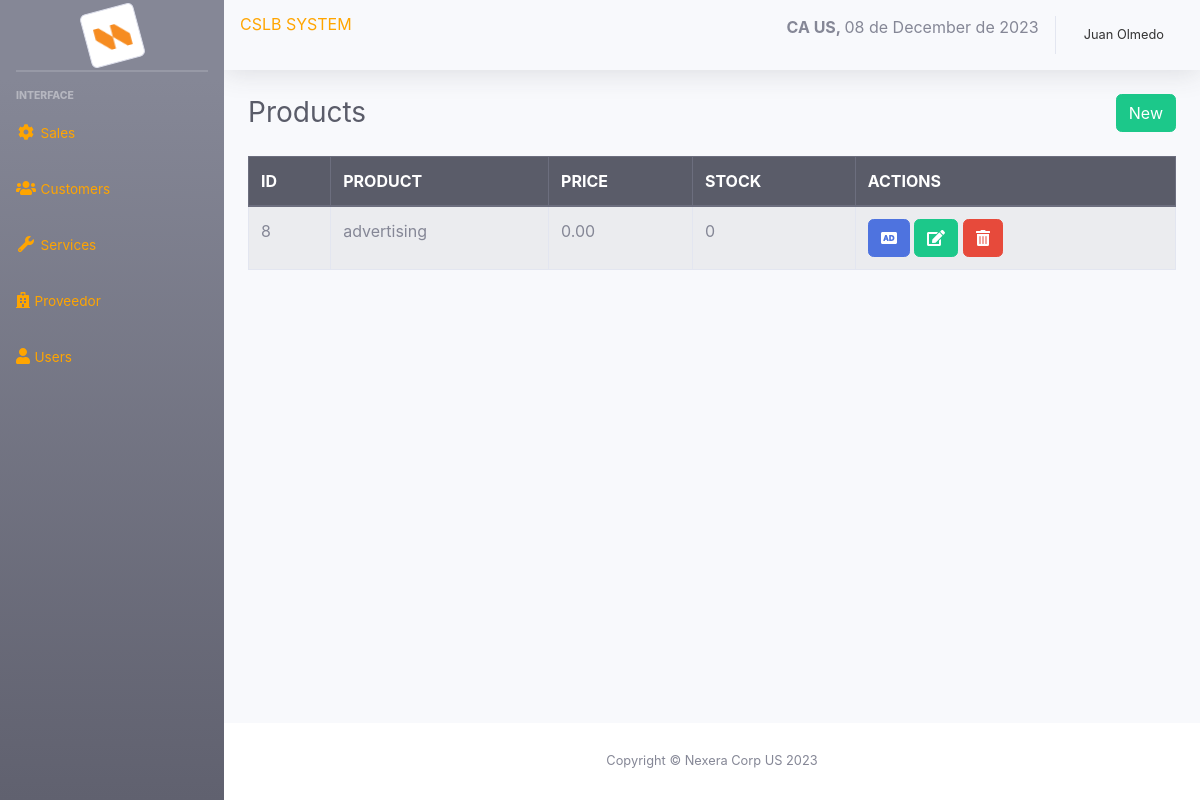
The app's page /sistema/lista_productos.php (signed in) with its own data.
### tables this page shows
CREATE TABLE `producto` (
  `codproducto` int(11) NOT NULL,
  `descripcion` varchar(200) NOT NULL,
  `proveedor` int(11) NOT NULL,
  `precio` decimal(10,2) NOT NULL,
  `existencia` int(11) NOT NULL,
  `usuario_id` int(11) NOT NULL
);

### sistema/lista_productos.php (the view)
<?php include_once "includes/header.php"; ?>
<div class="container-fluid">
	<div class="d-sm-flex align-items-center justify-content-between mb-4">
		<h1 class="h3 mb-0 text-gray-800">Products</h1>
		<a href="registro_producto.php" class="btn btn-success">New</a>
	</div>
	<div class="row">
		<div class="col-lg-12">
			<div class="table-responsive">
				<table class="table table-striped table-bordered" id="table">
					<thead class="thead-dark">
						<tr>
							<th>ID</th>
							<th>PRODUCT</th>
							<th>PRICE</th>
							<th>STOCK</th>
							<?php if ($_SESSION['rol'] == 1) { ?>
							<th>ACTIONS</th>
							<?php } ?>
						</tr>
					</thead>
					<tbody>
						<?php
						include "../conexion.php";
						$query = mysqli_query($conexion, "SELECT * FROM producto");
						$result = mysqli_num_rows($query);
						if ($result > 0) {
							while ($data = mysqli_fetch_assoc($query)) { ?>
								<tr>
									<td><?php echo $data['codproducto']; ?></td>
									<td><?php echo $data['descripcion']; ?></td>
									<td><?php echo $data['precio']; ?></td>
									<td><?php echo $data['existencia']; ?></td>
										<?php if ($_SESSION['rol'] == 1) { ?>
									<td>
										<a href="agregar_producto.php?id=<?php echo $data['codproducto']; ?>" class="btn btn-primary"><i class='fas fa-audio-description'></i></a>
										<a href="editar_producto.php?id=<?php echo $data['codproducto']; ?>" class="btn btn-success"><i class='fas fa-edit'></i></a>
										<form action="eliminar_producto.php?id=<?php echo $data['codproducto']; ?>" method="post" class="confirmar d-inline">
											<button class="btn btn-danger" type="submit"><i class='fas fa-trash-alt'></i> </button>
										</form>
									</td>
										<?php } ?>
								</tr>
						<?php }
						} ?>
					</tbody>
				</table>
			</div>
		</div>
	</div>
</div>
</div>
<?php include_once "includes/footer.php"; ?>

### records on screen
producto: codproducto "8", descripcion "advertising", precio "0.00", existencia "0"

### other values on screen
fechaPeru() "08 de December de 2023"
$_SESSION['nombre'] "Juan Olmedo"
